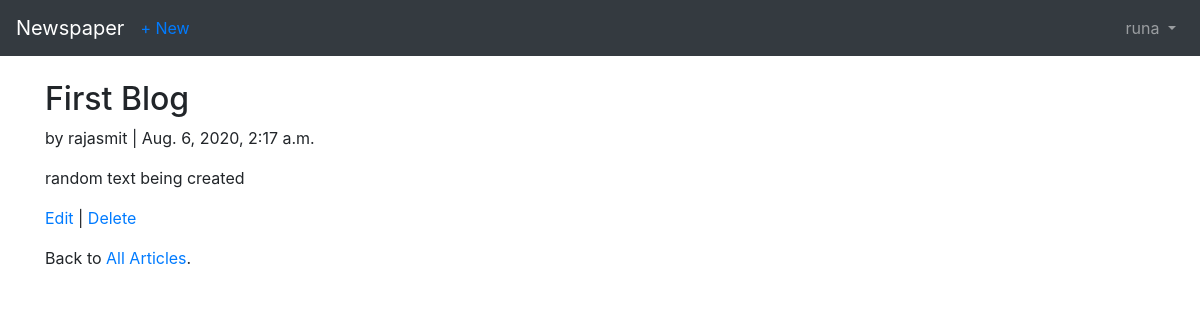
Screenshot of /articles/1/ (signed in) with the database file from the repository.
### users/models.py (models this page shows)
class CustomUser(AbstractUser):
    age = models.PositiveIntegerField(null=True, blank=True)

### articles/models.py (models this page shows, shortened)
class Article(models.Model):
    title = models.CharField(max_length=255)
    body = models.TextField()
    date = models.DateTimeField(auto_now_add=True)
    author = models.ForeignKey(get_user_model(), on_delete=models.CASCADE,)

### articles/views.py (the view)
class ArticleDetailView(LoginRequiredMixin, DetailView):  # new
    model = Article
    template_name = 'article_detail.html'
    login_url = 'login'

### templates/article_detail.html
{% extends 'base.html' %}
{% block content %}
<div class="article-entry">
  <h2>{{ object.title }}</h2>
  <p>by {{ object.author }} | {{ object.date }}</p>
  <p>{{ object.body }}</p>
</div>
<p><a href="{% url 'article_edit' article.pk %}">Edit</a> |
  <a href="{% url 'article_delete' article.pk %}">Delete</a></p>
<p>Back to <a href="{% url 'article_list' %}">All Articles</a>.</p>
{% endblock content %}

### templates/base.html (shortened to what this page needs)
<!doctype html>
<html lang="en">
<head>
  <link rel="stylesheet" href="https://stackpath.bootstrapcdn.com/bootstrap/4.1.3/css/bootstrap.min.css">
</head>
<body>
  <nav class="navbar navbar-expand-md navbar-dark bg-dark mb-4">
    <a class="navbar-brand" href="{% url 'home' %}">Newspaper</a>
    {% if user.is_authenticated %}
    <ul class="navbar-nav mr-auto">
      <li class="nav-item"><a href="{% url 'article_new' %}">+ New</a></li>
    </ul>
    {% endif %}
    <div class="collapse navbar-collapse" id="navbarCollapse">
      {% if user.is_authenticated %}
      <ul class="navbar-nav ml-auto">
        <li class="nav-item">
          <a class="nav-link dropdown-toggle" href="#" id="userMenu" data-toggle="dropdown" aria-haspopup="true" aria-expanded="false">
            {{ user.username }}
          </a>
        </li>
      </ul>
      {% endif %}
    </div>
  </nav>
  <div class="container">
    {% block content %}
    {% endblock content %}
  </div>
</body>
</html>

### rows the page displays
CustomUser: username "runa"
Article: title "First Blog", author "rajasmit", date "Aug. 6, 2020, 2:17 a.m.", body "random text being created"
